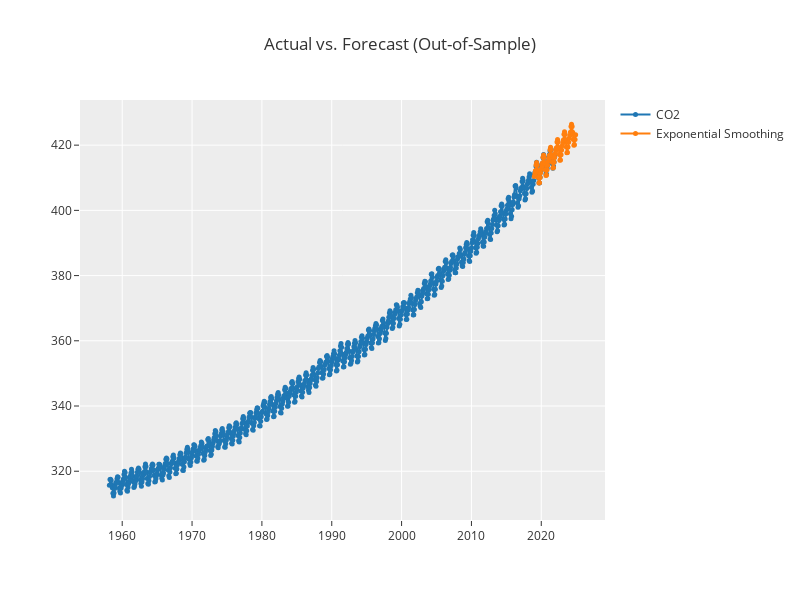

This figure's notebook cell:
### Markdown cell above
### Plotting the Model

### Code cell
fig_kwargs={'renderer': 'jupyterlab',
            'height': 600, 'width': 800}

plot_model(model, fig_kwargs = fig_kwargs, data_kwargs = {"fh": 72})

### Figure 1 — Plotly figure (JSON) as saved in the notebook; plotly's stock layout.template omitted (floating-point values rounded to 4 significant figures; data arrays with more than 128 entries replaced by an {"elided": "..."} marker saying what was removed)
{"data": [{"line": {"color": "rgb(31, 119, 180)", "width": 2}, "marker": {"color": "rgb(31, 119, 180)", "size": 5}, "mode": "lines+markers", "name": "CO2", "type": "scatter", "x": {"elided": "802 str values"}, "xaxis": "x", "y": {"elided": "802 float values"}, "yaxis": "y"}, {"line": {"color": "rgb(255, 127, 14)", "width": 2}, "marker": {"color": "rgb(255, 127, 14)", "size": 5}, "mode": "lines+markers", "name": "Exponential Smoothing", "type": "scatter", "x": {"elided": "802 str values"}, "xaxis": "x", "y": {"elided": "802 float values"}, "yaxis": "y"}], "layout": {"autosize": false, "height": 600, "showlegend": true, "title": {"text": "Actual vs. Forecast (Out-of-Sample)"}, "width": 800, "xaxis": {"anchor": "y", "autorange": true, "domain": [0, 1], "range": ["1953-12-11 13:30:39.719", "2029-02-18 10:29:20.281"], "type": "date"}, "yaxis": {"anchor": "x", "autorange": true, "domain": [0, 1], "range": [305.0, 433.8], "type": "linear"}}}
